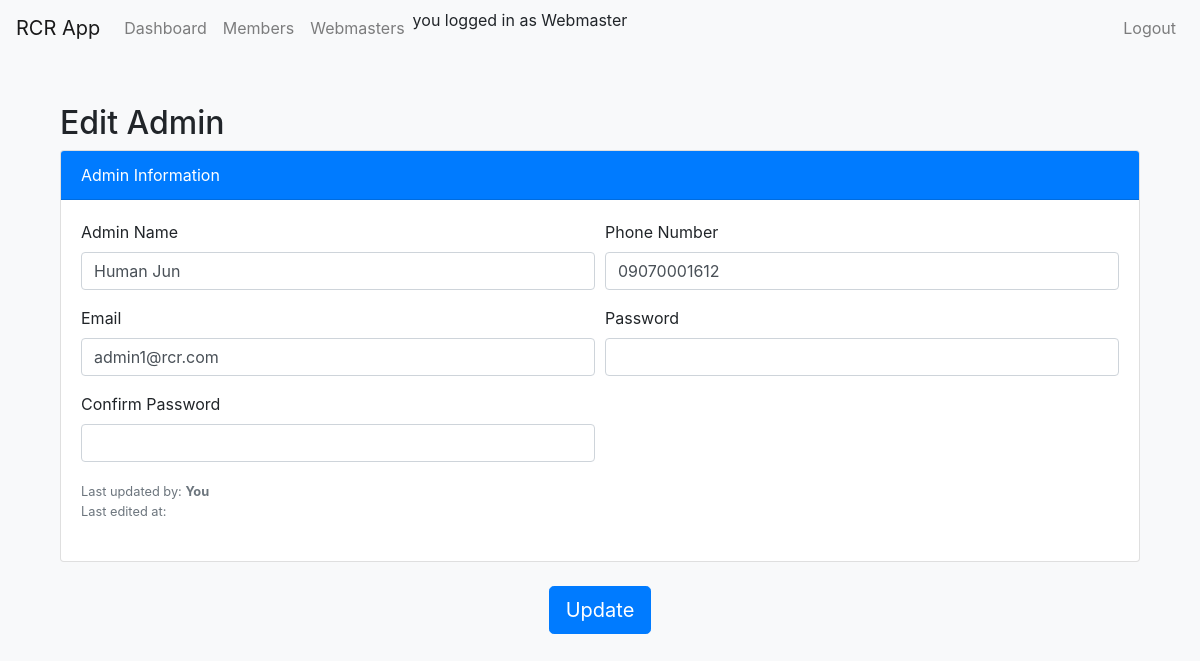
Page /edit_admin/1 (signed in) on the committed database.
### app.py (models this page shows, shortened)
class Admin(UserMixin, db.Model):
    __tablename__ = 'admin'
    id = db.Column(db.Integer, primary_key=True)
    admin_name = db.Column(db.String(100), nullable=False)
    email = db.Column(db.String(120), unique=True, nullable=False)
    phone_number = db.Column(db.String(20))
    password = db.Column(db.String(200))
    is_admin_flag = db.Column(db.Boolean, default=True)  # Renamed to avoid conflict
    last_edited_by_webmaster_id = db.Column(db.Integer, db.ForeignKey('webmaster.id'))
    last_edited_by_webmaster = db.relationship('Webmaster', backref='admin_records', foreign_keys=[last_edited_by_webmaster_id])

### app.py (the view, shortened to what this page needs)
@app.route('/edit_admin/<int:admin_id>', methods=['GET', 'POST'])
@login_required
def edit_admin(admin_id):
    admin = Admin.query.get_or_404(admin_id)
    form = AdminForm(obj=admin)
    return render_template('edit_admin.html', form=form, admin=admin)

### app.py
class AdminForm(FlaskForm):
    admin_name = StringField('Admin Name', validators=[DataRequired(), Length(min=2, max=50)])
    phone_number = StringField('Phone Number', validators=[DataRequired(), Length(max=15), Regexp(regex='^\d+$', message="Phone number must contain only digits")])
    email = StringField('Email', validators=[DataRequired(), Email(), validate_email])
    password = PasswordField('Password', validators=[DataRequired(), Length(min=6)])
    confirm_password = PasswordField('Confirm Password', validators=[DataRequired(), EqualTo('password', message="Password mismatch")])
    submit = SubmitField('Register')

### app.py (called while the page is built, shortened)
@login_manager.user_loader
def load_user(user_id):
    user = Webmaster.query.get(int(user_id))
    if user:
        return user

def login_required(f):
    @wraps(f)
    def decorated_function(*args, **kwargs):
        if not current_user.is_authenticated:
            flash('You need to be logged in to access this page.', 'warning')
            return redirect(url_for('login'))
        return f(*args, **kwargs)
    return decorated_function

@app.before_request
def before_request():
    session.permanent = True
    app.permanent_session_lifetime = timedelta(minutes=20)
    session.modified = True
    session['last_activity'] = time.time()

### templates/edit_admin.html (shortened to what this page needs)
{% extends "base.html" %}
{% block content %}
<div class="container mt-5">
    <h2>Edit Admin</h2>
    <form method="POST" action="{{ url_for('edit_admin', admin_id=admin.id) }}">
        <div class="card mb-4">
            <div class="card-header bg-primary text-white">Admin Information</div>
            <div class="card-body">
                <div class="form-row">
                    <div class="form-group col-md-6">
                        <label for="admin_name">Admin Name</label>
                        {{ form.admin_name(class="form-control") }}
                    </div>
                    <div class="form-group col-md-6">
                        <label for="phone_number">Phone Number</label>
                        {{ form.phone_number(class="form-control") }}
                    </div>
                    <div class="form-group col-md-6">
                        <label for="email">Email</label>
                        {{ form.email(class="form-control") }}
                    </div>
                    <div class="form-group col-md-6">
                        <label for="password">Password</label>
                        {{ form.password(class="form-control") }}
                    </div>
                    <div class="form-group col-md-6">
                        <label for="confirm_password">Confirm Password</label>
                        {{ form.confirm_password(class="form-control") }}
                    </div>
                </div>
                <div class="form-group">
                    <small class="form-text text-muted">Last updated by:
                        <strong> {% if admin.last_edited_by == session['user_id'] %}
                            You
                        {% else %}
                            {% for admin in admins %}
                                {% if admin.id == admin.last_edited_by %}
                                    {{ admin.admin_name }}
                                {% endif %}
                            {% endfor %}
                        {% endif %}</strong>
                    <br>
                    Last edited at: {{ humanized_last_edited_at }}
                </div>
            </div>
        </div>
        <div class="text-center">
            <button type="submit" class="btn btn-primary btn-lg">Update</button>
        </div>
    </form>
</div>
{% endblock %}

### templates/base.html (style rules this page uses)
body { background-color: #f8f9fa; }
.card { margin-bottom: 20px; }

### rows in the picture
Admin: admin_name "Human Jun", phone_number "09070001612", email "admin1@rcr.com"
